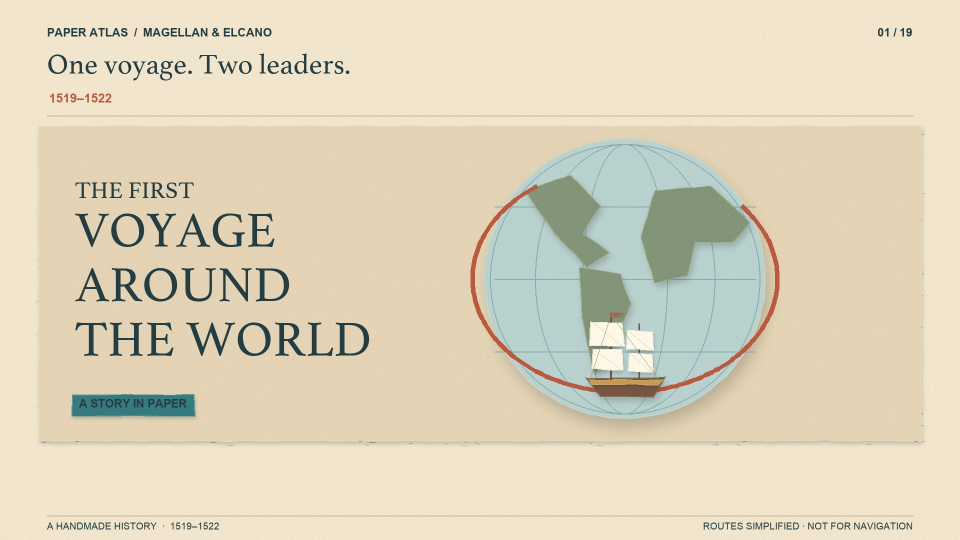
#> input picture .agents/skills/paper-diorama-explainer/assets/approved-style.jpg, 1920 x 1080 px (shown at 1/2 size); its folder holds only this picture in this run
$ python -i art.py   (imports and definitions only)
#> lines starting #> are read from the running program, lines starting #| are printed output that depends on the picture; after the words box and inside, x2 and y2 are one past the last pixel; in counts of white or black regions, pixels touching at a corner belong together
from pathlib import Path
from PIL import Image,ImageDraw,ImageFont,ImageFilter,ImageChops
import numpy as np,json,math,random
# [1 line that did not run here, left out]
CREAM='#f1e6cd';INK='#233d43';TEAL='#367b80';SEA='#bad2cf';RED='#bb593e';GOLD='#c69a4f';MOSS='#829579';WHITE='#fff8e8';BROWN='#775641'
# [1 line that did not run here, left out]
texture={};bounds=[];ROUTES=[]
def font(n,bold=False,serif=False):return ImageFont.truetype(SERIF if serif else BOLD if bold else SANS,n)
def rgb(c):return tuple(int(c[i:i+2],16) for i in [1,3,5])
# [7 lines left out: function paper, not called in this run]
def layer():return Image.new('RGBA',(W,H))
def cut(im,pts,c,depth=7,seed=0,rough=True):
 pts=[tuple(p) for p in pts];r=random.Random(seed+sum(int(x+y) for x,y in pts));pp=[]
 for a,b in zip(pts,pts[1:]+pts[:1]):
  n=max(1,int(math.dist(a,b)/24))
  for j in range(n):
   q=j/n;pp.append((a[0]+(b[0]-a[0])*q+r.uniform(-1.1,1.1)*(1 if rough else 0),a[1]+(b[1]-a[1])*q+r.uniform(-1.1,1.1)*(1 if rough else 0)))
 mask=Image.new('L',(W,H));ImageDraw.Draw(mask).polygon(pp,fill=255)
 if depth:
  sh=Image.new('RGBA',(W,H),(34,37,31,0));sm=ImageChops.offset(mask,depth//2,depth);sm=sm.filter(ImageFilter.GaussianBlur(depth*.85));sh.putalpha(sm.point(lambda z:int(z*.23)));im.alpha_composite(sh)
 tx=paper(c).copy();tx.putalpha(mask);im.alpha_composite(tx);ImageDraw.Draw(im).line(pp+[pp[0]],fill=(*rgb(c),190),width=2)
def rect(im,box,c,depth=7):
 x,y,x2,y2=box;cut(im,[(x,y),(x2,y),(x2,y2),(x,y2)],c,depth)
def circle(im,x,y,r,c,depth=6):cut(im,[(x+math.cos(t)*r,y+math.sin(t)*r) for t in np.linspace(0,2*math.pi,90)],c,depth)
def line(im,pts,c=INK,width=3):ImageDraw.Draw(im).line(pts,fill=c,width=width,joint='curve')
def txt(im,xy,text,size=32,c=INK,bold=False,serif=False,anchor='lt'):
 f=font(size,bold,serif);dr=ImageDraw.Draw(im);box=dr.textbbox(xy,text,font=f,anchor=anchor);assert box[0]>=20 and box[2]<=1900 and box[1]>=0 and box[3]<=1080,(text,box);bounds.append(dict(text=text,box=box));dr.text(xy,text,font=f,fill=c,anchor=anchor)
def label(im,x,y,text,c=WHITE,size=26):
 f=font(size,True);ww=f.getlength(text);rect(im,(x-13,y-9,x+ww+14,y+size+12),c,4);txt(im,(x,y),text,size,bold=True)
# [19 lines left out: functions ship, person, not called in this run]
 # Intentionally blank paper faces.
def wave(im,y,c,seed=0,amp=13):
 pts=[(-260,y)]+[(x,y+math.sin(x/90+seed)*amp+math.sin(x/165+seed)*amp*.4) for x in range(-260,2181,20)]+[(2180,910),(-260,910)];cut(im,pts,c,7)
def clouds(im):
 for x,y,s in [(270,360,1),(1020,330,.65),(1620,410,.8)]:
  pts=[(x-120*s,y+15*s),(x-110*s,y-8*s),(x-70*s,y-18*s),(x-47*s,y-44*s),(x-10*s,y-47*s),(x+18*s,y-15*s),(x+75*s,y-23*s),(x+110*s,y+16*s)];cut(im,pts,WHITE,5)
# [20 lines left out: functions port, globe, not called in this run]
# [1 line that did not run here, left out]
# [4 lines not run here, left out]
ATL=[(-6.35,36.78),(-16,28),(-25,9),(-33,-5),(-40,-15),(-43.2,-22.9),(-50,-30),(-56,-38),(-64,-49.3),(-68,-52),(-72,-53),(-74,-53)]
PAC=[(-74,-53),(-79,-35),(-86,-18),(-100,-5),(-125,3),(-151,10),(-180,15),(-204,16),(-215.2,13.4),(-225,11),(-235,10.4)]
IND=[(127.4,.65),(129,-4),(126,-9),(123,-11),(115,-17),(100,-28),(80,-37),(60,-40),(40,-40),(20,-36),(12,-34),(2,-20),(-8,-3),(-23,15),(-25,25),(-15,34),(-6.35,36.78)]
# [120 lines left out: functions project, mapart, make, not called in this run]
# [10 lines not run here, left out]

>>> import cv2
>>> picture = cv2.imread('../approved-style.jpg', cv2.IMREAD_GRAYSCALE)
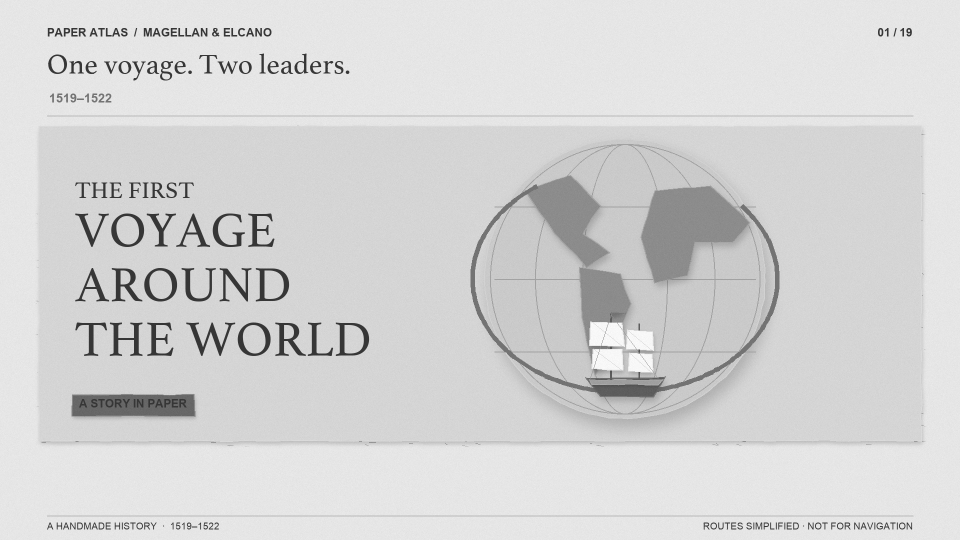
#> picture: shape (1080, 1920) (shown at 1/2 size); min 44, max 255, mean 212.4
#> the loop in clouds, `for x,y,s in [(270,360,1),(1020,330,.65),(1620,410,.8)]:` made 1 pass
#> pass 1, in cut, `sm = ImageChops.offset(mask, depth // 2, depth)`:
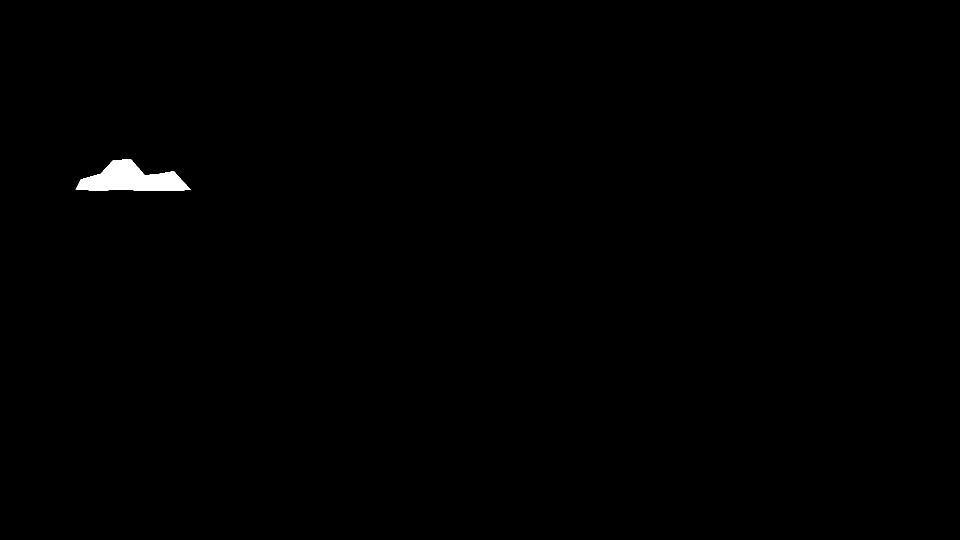
#> sm: PIL image 1920x1080 L (shown at 1/2 size); 0.41% white; 1 white region, box (x1, y1, x2, y2) and area: (151, 318, 382, 382) 8501
#> (the run stopped early here; a loop or call above may not have finished)
